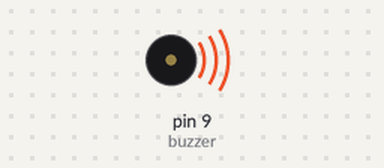
Bench run of a sketch on a simulated Arduino Uno, built with avr-gcc and run on an emulated ATmega328P. On the bench: buzzer (waves = sounding).

Above: at 0.5 s.
Timing chart, 0 to 4.6 s (numbered marks = the images above):
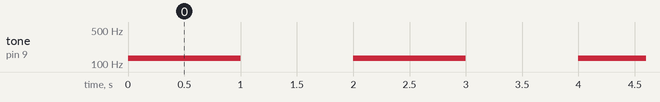

Measured:
- by itself, tone on pin 9 (buzzer): alternates 132 Hz for 1.0 s and silent for 1.0 s

The sketch:

passiveBuzzer.ino
```cpp
int buzzer = 9;
int wait = 1000;

void setup() {
  // put your setup code here, to run once:
 pinMode(buzzer, OUTPUT);
}

void loop() {
  // put your main code here, to run repeatedly:
  tone(buzzer, 132);
  delay(wait);
  noTone(buzzer);
  delay(wait);
}
```
